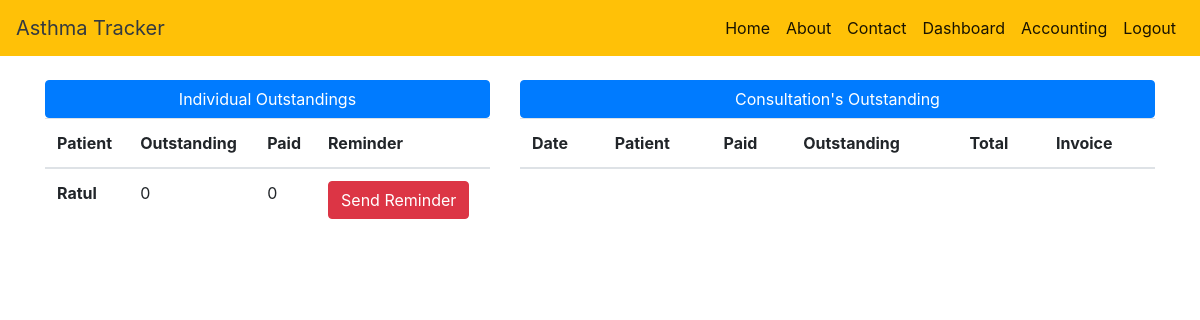
The page /hr_accounting/ on the database as committed earlier.
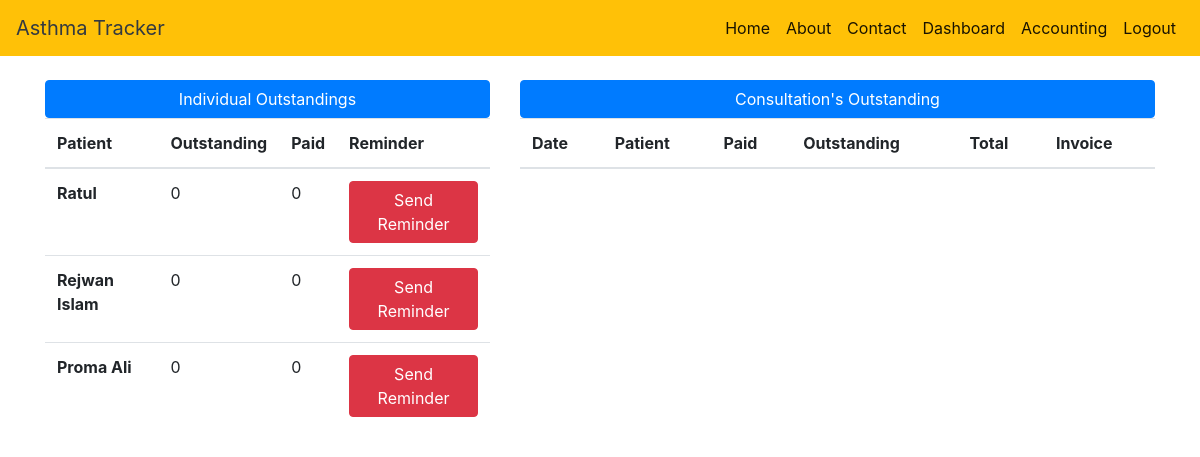
The same page on the database as committed later.
### PATIENT/models.py (models this page shows)
class Invoice(models.Model):
    patient = models.OneToOneField(Patient, on_delete=models.CASCADE)
    outstanding = models.CharField(max_length=10)
    paid = models.CharField(max_length=10)

class Patient(models.Model):
    name = models.CharField(max_length=40)
    phone = models.CharField(max_length=12, default="", unique=True)
    email = models.CharField(max_length=50, unique=True)
    gender = models.CharField(max_length=30)
    address = models.CharField(max_length=200)
    age = models.IntegerField(max_length=12)
    weight = models.IntegerField(max_length=3)
    blood = models.CharField(max_length=10)
    medical = models.CharField(max_length=100)
    case = models.CharField(max_length=20)
    username = models.OneToOneField(User, on_delete=models.CASCADE)

### COMMON_APP/views.py (the view)
# urls.py: path('hr_accounting/', hr_accounting, name='hr_accounting'),
def hr_accounting(request):
    status = False
    if request.user:
        status = request.user
    individual = Invoice.objects.all()
    consulation = Prescription.objects.all()
    return render(request, 'hr_accounting.html',
                  {'individual': individual, 'consulation': consulation, 'user': 'H', 'status': status})

### templates/hr_accounting.html (shortened to what this page needs)
<!DOCTYPE html>
<html>
<head>
    <link rel="stylesheet" href="https://stackpath.bootstrapcdn.com/bootstrap/4.5.0/css/bootstrap.min.css">
</head>
<body>
{% include "nav.html" %}
<br>
<div class="container">
    <div class="row">
        <div class="col-sm-5">
            <button class="btn btn-primary" id="hello">Individual Outstandings</button>
            <table class="table">
                <thead>
                <tr>
                    <th scope="col">Patient</th>
                    <th scope="col">Outstanding</th>
                    <th scope="col">Paid</th>
                    <th scope="col">Reminder</th>
                </tr>
                </thead>
                <tbody>
                {% for data in individual %}
                <tr>
                    <th scope="row">{{ data.patient.name }}</th>
                    <td> {{ data.outstanding }}</td>
                    <td> {{ data.paid }}</td>
                    <td><a class="btn btn-danger" href="{% url 'send_reminder' id=data.id %}">Send Reminder</a></td>
                </tr>
                {% endfor %}
                </tbody>
            </table>
        </div>
        <div class="col-sm-7">
            <button class="btn btn-primary" id="hello">Consultation's Outstanding</button>
            <table class="table">
                <thead>
                <tr>
                    <th scope="col">Date</th>
                    <th scope="col">Patient</th>
                    <th scope="col">Paid</th>
                    <th scope="col">Outstanding</th>
                    <th scope="col">Total</th>
                    <th scope="col">Invoice</th>
                </tr>
                </thead>
            </table>
        </div>
    </div>
</div>
</body>
</html>

Rows that differ between the two databases and show on the page:
added Invoice: patient.name "Rejwan Islam", outstanding "0", paid "0"
added Invoice: patient.name "Proma Ali", outstanding "0", paid "0"
